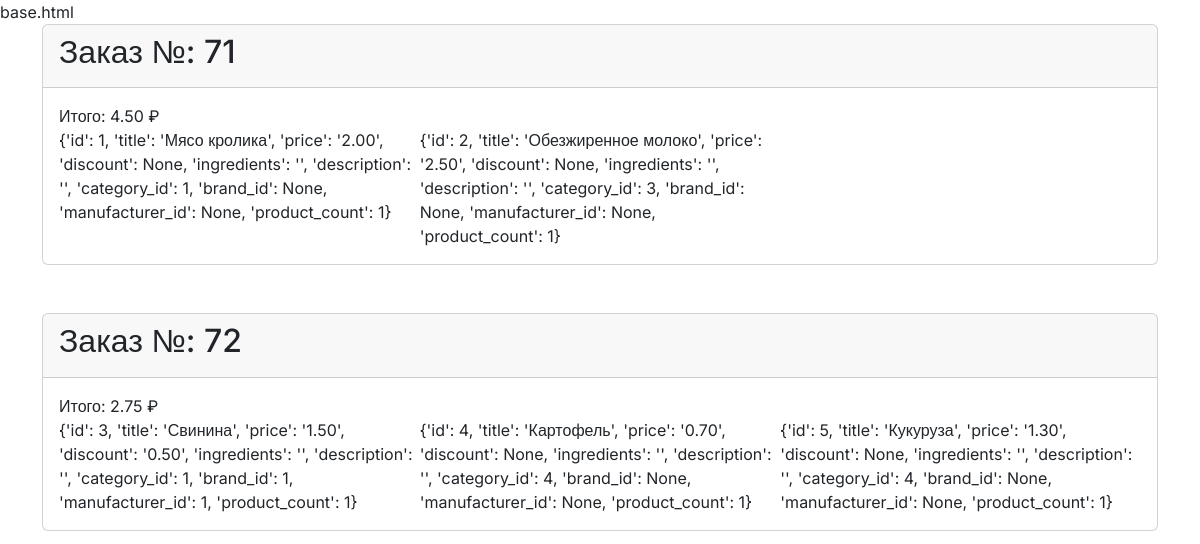
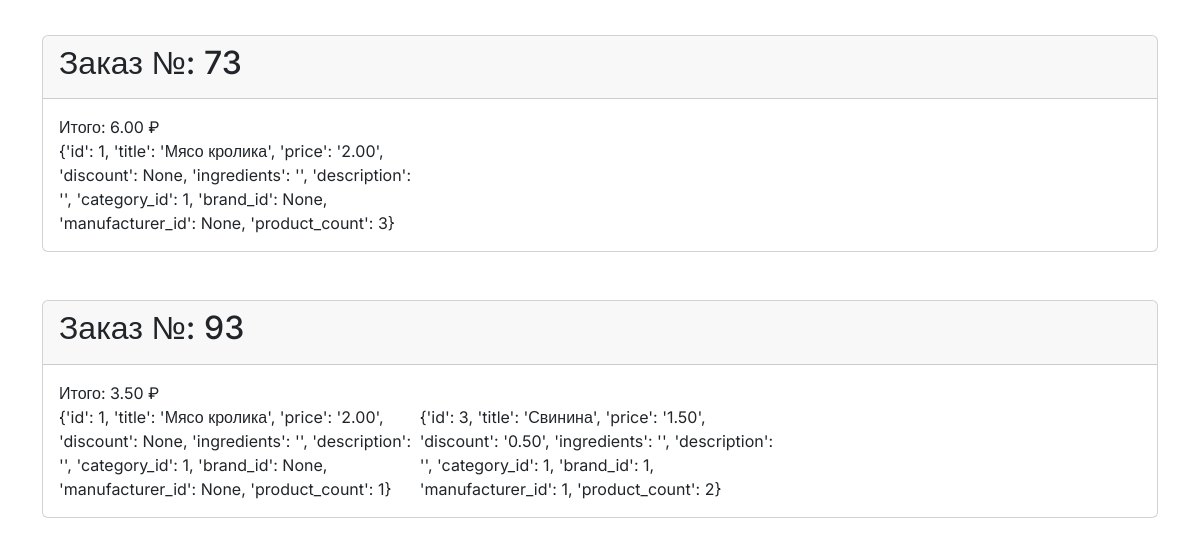
Before: /product/purchase_history/ (signed in) with the older database file (2 pictures, top to bottom).
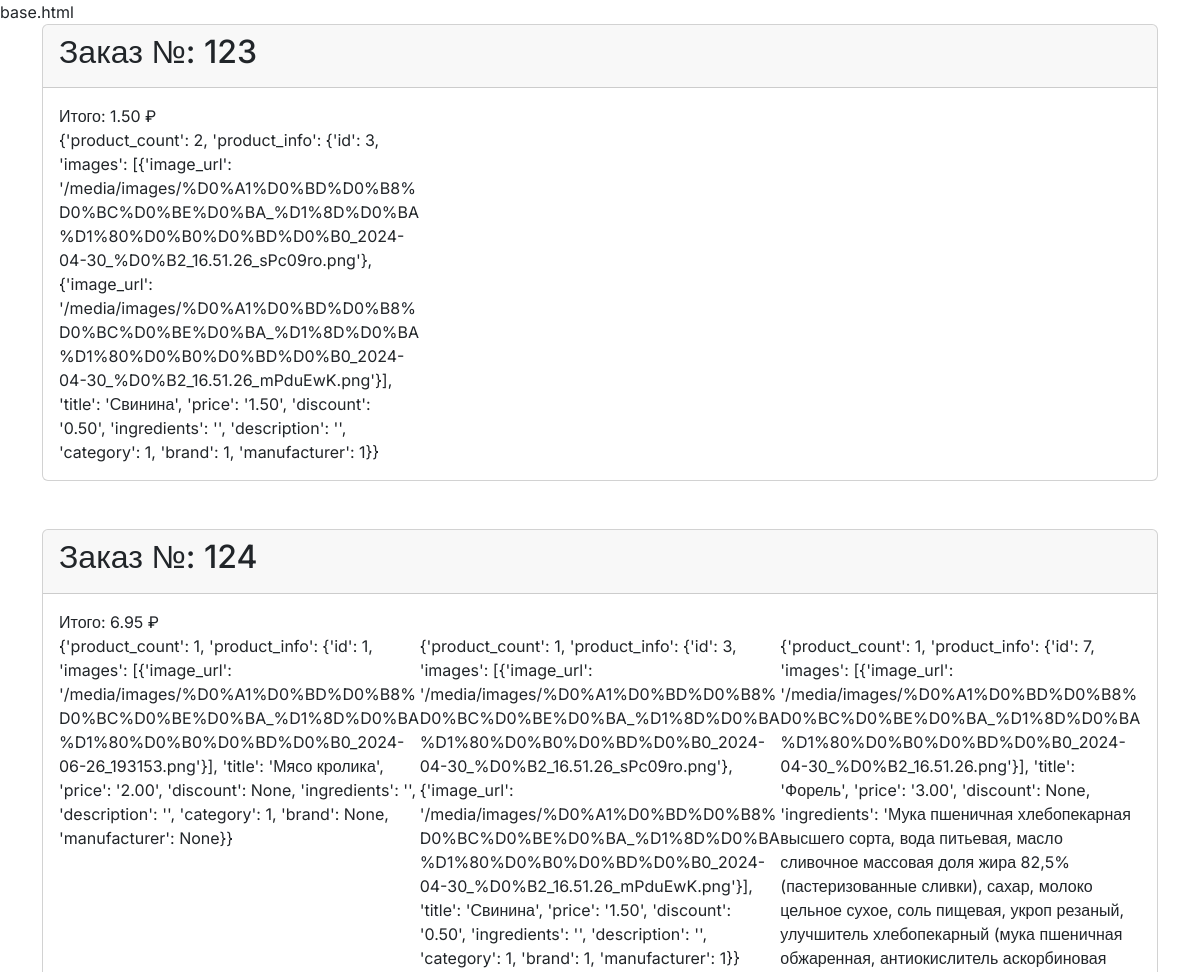
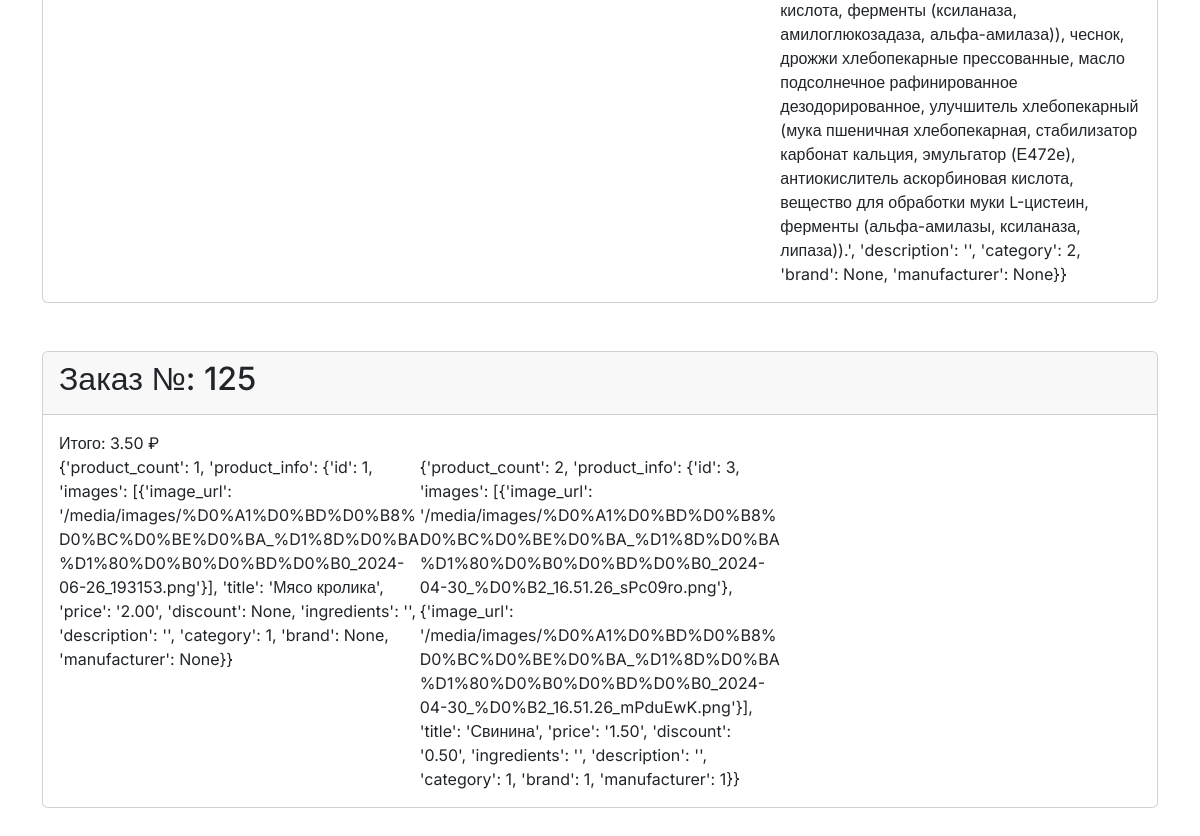
After: the same page with the newer database file (2 pictures, top to bottom).
### product/models.py (models this page shows)
class BasketArchive(models.Model):
    user = ForeignKey(User, on_delete=models.CASCADE)
    data = models.JSONField(default=dict)

### product/views.py (the view)
# urls.py: path("purchase_history/", views.purchase_history, name="purchase_history"),
@login_required()
def purchase_history(request):
    all_baskets = request.user.basketarchive_set.all()
    return render(request, "product/basket_archive.html", {"baskets": all_baskets})

### product/templatetags/custom_tags.py (called while the page is built)
@register.filter(name='jsonify')
def jsonify(data):
    if isinstance(data, dict):
        return data
    else:
        return json.loads(data)

### product/templates/product/basket_archive.html
{% extends "base.html" %}
{% load custom_tags %}
{% block content %}
    <div class="container">
        {% for basket in baskets %}
            {% with basket.data|jsonify as data %}
                <div class="card mb-5 align-items-stretch">
                    <div class="card-header">
                        <h2>Заказ №: {{ data.basket_id }}</h2>
                    </div>
                    <div class="card-body">
                        <span>Итого: {{ data.basket_total_count }} ₽</span>
                        <div class="d-inline-flex w-100" style="overflow-x: scroll;">
                            {% for product in data.products %}<div class="col-4">{{ product }}</div>{% endfor %}
                        </div>
                    </div>
                </div>
            {% endwith %}
        {% endfor %}
    </div>
{% endblock content %}

### common/templates/base.html (shortened to what this page needs)
<!DOCTYPE html>
<html lang="en">
  <head>
    <link href="https://cdn.jsdelivr.net/npm/bootstrap@5.3.3/dist/css/bootstrap.min.css"
          rel="stylesheet"
 />
  </head>
  <body>
    <span>base.html</span>
    {% block content %}
    {% endblock content %}
  </body>
</html>

### common/templates/base.html (style rules this page uses)
* { font-family: "Inter", sans-serif; font-optical-sizing: auto; font-weight: 400; font-style: normal; font-variation-settings: "slnt" 0; }

Changed rows visible on the page:
removed BasketArchive: basket_id "71", basket_total_count "4.50", products "{'id': 1, 'title': 'Мясо кролика', 'price': '2.00', 'discount': None, 'ingredients': '', 'description': '', 'category_id': 1, 'brand_id': None, 'manufacturer_id': None, 'product_count': 1}" "{'id': 2, 'title': 'Обезжиренное молоко', 'price': '2.50', 'discount': None, 'ingredients': '', 'description': '', 'category_id': 3, 'brand_id': None, 'manufacturer_id': None, 'product_count': 1}"
removed BasketArchive: basket_id "72", basket_total_count "2.75", products "{'id': 3, 'title': 'Свинина', 'price': '1.50', 'discount': '0.50', 'ingredients': '', 'description': '', 'category_id': 1, 'brand_id': 1, 'manufacturer_id': 1, 'product_count': 1}" "{'id': 4, 'title': 'Картофель', 'price': '0.70', 'discount': None, 'ingredients': '', 'description': '', 'category_id': 4, 'brand_id': None, 'manufacturer_id': None, 'product_count': 1}" "{'id': 5, 'title': 'Кукуруза', 'price': '1.30', 'discount': None, 'ingredients': '', 'description': '', 'category_id': 4, 'brand_id': None, 'manufacturer_id': None, 'product_count': 1}"
removed BasketArchive: basket_id "73", basket_total_count "6.00", products "{'id': 1, 'title': 'Мясо кролика', 'price': '2.00', 'discount': None, 'ingredients': '', 'description': '', 'category_id': 1, 'brand_id': None, 'manufacturer_id': None, 'product_count': 3}"
removed BasketArchive: basket_id "93", basket_total_count "3.50", products "{'id': 1, 'title': 'Мясо кролика', 'price': '2.00', 'discount': None, 'ingredients': '', 'description': '', 'category_id': 1, 'brand_id': None, 'manufacturer_id': None, 'product_count': 1}" "{'id': 3, 'title': 'Свинина', 'price': '1.50', 'discount': '0.50', 'ingredients': '', 'description': '', 'category_id': 1, 'brand_id': 1, 'manufacturer_id': 1, 'product_count': 2}"
added BasketArchive: basket_id "123", basket_total_count "1.50", products "{'product_count': 2, 'product_info': {'id': 3, 'images': [{'image_url': '/media/images/%D0%A1%D0%BD%D0%B8%D0%BC%D0%BE%D0%BA_%D1%8D%D0%BA%D1%80%D0%B0%D0%BD%D0%B0_2024-04-30_%D0%B2_16.51.26_sPc09ro.png'}, {'image_url': '/media/images/%D0%A1%D0%BD%D0%B8%D0%BC%D0%BE%D0%BA_%D1%8D%D0%BA%D1%80%D0%B0%D0%BD%D0%B0_2024-04-30_%D0%B2_16.51.26_mPduEwK.png'}], 'title': 'Свинина', 'price': '1.50', 'discount': '0.50', 'ingredients': '', 'description': '', 'category': 1, 'brand': 1, 'manufacturer': 1}}"
added BasketArchive: basket_id "124", basket_total_count "6.95", products "{'product_count': 1, 'product_info': {'id': 1, 'images': [{'image_url': '/media/images/%D0%A1%D0%BD%D0%B8%D0%BC%D0%BE%D0%BA_%D1%8D%D0%BA%D1%80%D0%B0%D0%BD%D0%B0_2024-06-26_193153.png'}], 'title': 'Мясо кролика', 'price': '2.00', 'discount': None, 'ingredients': '', 'description': '', 'category': 1, 'brand': None, 'manufacturer': None}}" "{'product_count': 1, 'product_info': {'id': 3, 'images': [{'image_url': '/media/images/%D0%A1%D0%BD%D0%B8%D0%BC%D0%BE%D0%BA_%D1%8D%D0%BA%D1%80%D0%B0%D0%BD%D0%B0_2024-04-30_%D0%B2_16.51.26_sPc09ro.png'}, {'image_url': '/media/images/%D0%A1%D0%BD%D0%B8%D0%BC%D0%BE%D0%BA_%D1%8D%D0%BA%D1%80%D0%B0%D0%BD%D0%B0_2024-04-30_%D0%B2_16.51.26_mPduEwK.png'}], 'title': 'Свинина', 'price': '1.50', 'discount': '0.50', 'ingredients': '', 'description': '', 'category': 1, 'brand': 1, 'manufacturer': 1}}" "{'product_count': 1, 'product_info': {'id': 7, 'images': [{'image_url': '/media/images/%D0%A1%D0%BD%D0%B8%D0%BC%D0%BE%D0%BA_%D1%8D%D0%BA%D1%80%D0%B0%D0%BD%D0%B0_2024-04-30_%D0%B2_16.51.26.png'}], 'title': 'Форель', 'price': '3.00', 'discount': None, 'ingredients': 'Мука пшеничная хлебопекарная высшего сорта, вода питьевая, масло сливочное массовая доля жира 82,5% (пастеризованные сливки), сахар, молоко цельное сухое, соль пищевая, укроп резаный, улучшитель хлебопекарный (мука пшеничная обжаренная, антиокислитель аскорбиновая кислота, ферменты (ксиланаза, амилоглюкозадаза, альфа-амилаза)), чеснок, дрожжи хлебопекарные прессованные, масло подсолнечное рафинированное дезодорированное,…"
added BasketArchive: basket_id "125", basket_total_count "3.50", products "{'product_count': 1, 'product_info': {'id': 1, 'images': [{'image_url': '/media/images/%D0%A1%D0%BD%D0%B8%D0%BC%D0%BE%D0%BA_%D1%8D%D0%BA%D1%80%D0%B0%D0%BD%D0%B0_2024-06-26_193153.png'}], 'title': 'Мясо кролика', 'price': '2.00', 'discount': None, 'ingredients': '', 'description': '', 'category': 1, 'brand': None, 'manufacturer': None}}" "{'product_count': 2, 'product_info': {'id': 3, 'images': [{'image_url': '/media/images/%D0%A1%D0%BD%D0%B8%D0%BC%D0%BE%D0%BA_%D1%8D%D0%BA%D1%80%D0%B0%D0%BD%D0%B0_2024-04-30_%D0%B2_16.51.26_sPc09ro.png'}, {'image_url': '/media/images/%D0%A1%D0%BD%D0%B8%D0%BC%D0%BE%D0%BA_%D1%8D%D0%BA%D1%80%D0%B0%D0%BD%D0%B0_2024-04-30_%D0%B2_16.51.26_mPduEwK.png'}], 'title': 'Свинина', 'price': '1.50', 'discount': '0.50', 'ingredients': '', 'description': '', 'category': 1, 'brand': 1, 'manufacturer': 1}}"
